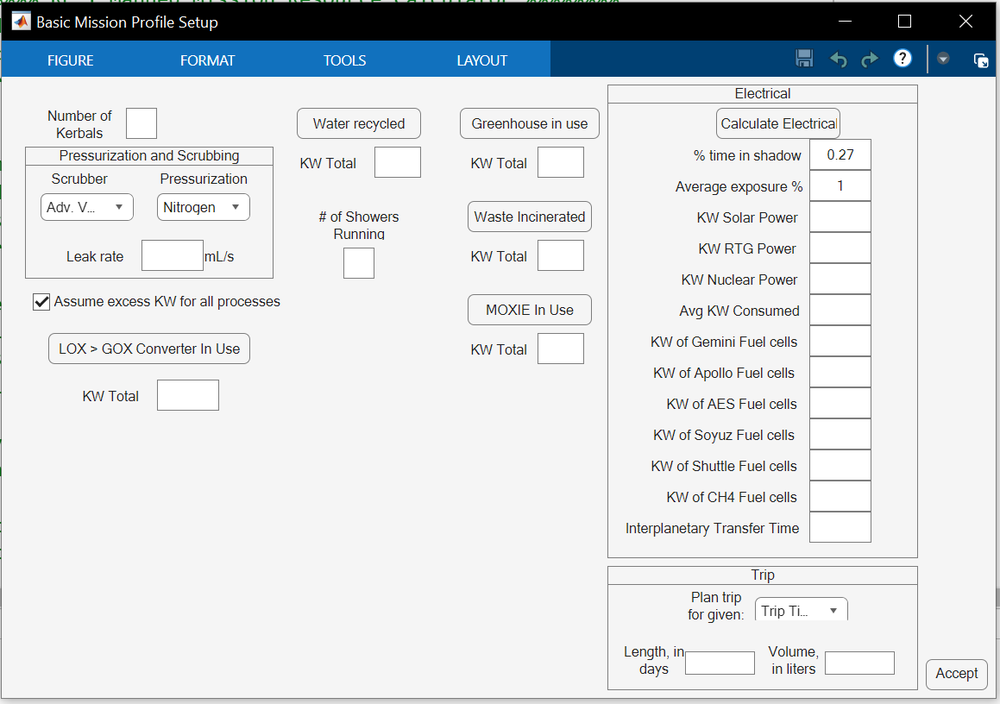
#> input picture Code Samples/Images/KSP GUI.png, 1000 x 704 px, shrunk from 1159 x 816 before the run; its folder holds only this picture in this run
$ python -i image_cropping_and_transparency.py   (imports and definitions only)
#> lines starting #> are read from the running program, lines starting #| are printed output that depends on the picture; after the words box and inside, x2 and y2 are one past the last pixel; in counts of white or black regions, pixels touching at a corner belong together
from PIL import Image
import cv2
import numpy as np
import os

# set directory path in the following line
path = 'L:\\Lab_Members\\Jordan_Langford\\Master\'s Thesis\\Figures\\Raw Images'
# [1 line not run here, left out]

# [1 line that did not run here, left out]

# Define a function to check if a file is an image
def image_file_finder(filename):
    valid_extensions = ['.png', '.jpg', '.jpeg', '.bmp', '.tif']
    return any(filename.lower().endswith(ext) for ext in valid_extensions)

# Function to process an image and save with a transparent background
def process_image(filename):
#> called with filename = 'Images/KSP GUI.png'
    img = cv2.imread(os.path.join(os.getcwd(), filename), cv2.IMREAD_UNCHANGED)
#> img is the input picture: shape (704, 1000, 3); mean B, G, R 222.2, 219, 215
    img = cv2.cvtColor(img, cv2.COLOR_BGRA2RGBA)
#> img: shape (704, 1000, 4)
    img = cv2.cvtColor(img, cv2.COLOR_BGRA2RGBA)

    # Create a mask for flood-filling
    h, w = img.shape[:2]
#> h = 704; w = 1000
    mask = np.zeros((h+2, w+2), np.uint8)  # Mask needs to be 2 pixels larger

    # Use only BGR channels for flood fill
    floodfill_img = img[:, :, :3].copy()
    cv2.floodFill(floodfill_img, mask, (0, 0), (0, 0, 0), loDiff=(1,1,1), upDiff=(1,1,1), flags=cv2.FLOODFILL_MASK_ONLY)

    # Create the final transparency mask
    transparent_mask = mask[1:-1, 1:-1]  # Remove extra padding

    # Apply the transparency mask to the original image
    img[:, :, 3] = np.where(transparent_mask == 1, 0, img[:, :, 3])
#> img: shape (704, 1000, 4); mean B, G, R, A 222.2, 219, 215, 255

    # Convert to Pillow image for cropping
    img_pil = Image.fromarray(cv2.cvtColor(img, cv2.COLOR_BGRA2RGBA))

    # Get the alpha channel (transparency mask)
    alpha = img_pil.split()[3]
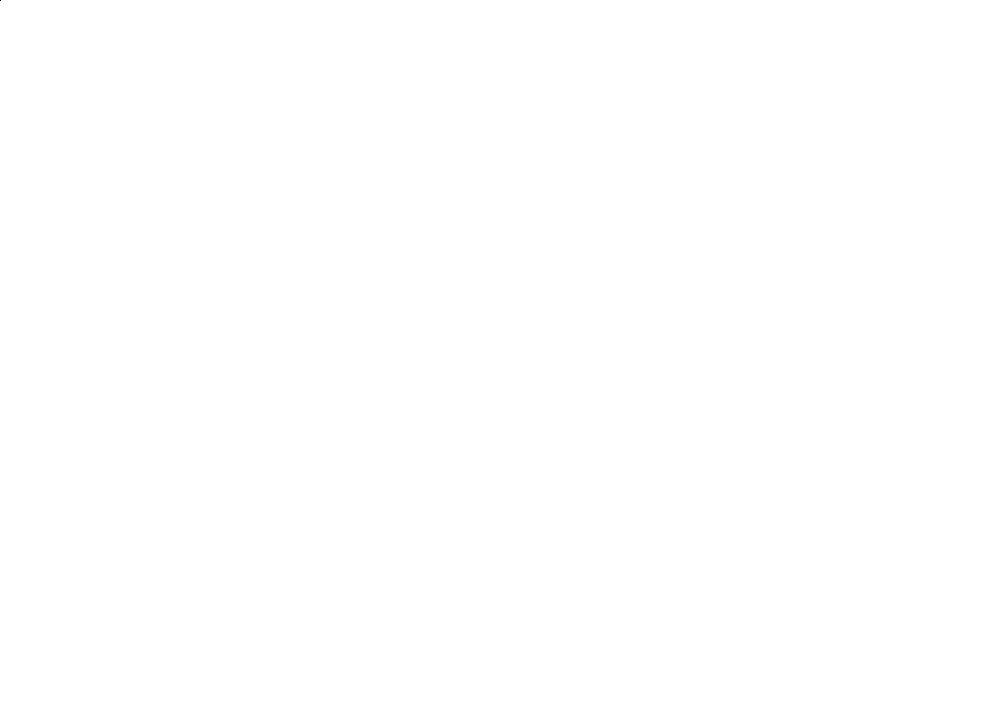
#> alpha: PIL image 1000x704 L; 100% white; black in thin lines or dots, all inside (x1, y1, x2, y2) = (0, 0, 1, 1)

    # Get bounding box of non-transparent areas
    bbox = alpha.getbbox()
#> bbox = (0, 0, 1000, 704)

    if bbox:
        # Crop the image using the bounding box
        img_cropped = img_pil.crop(bbox)

        # Save the cropped image
        output_filename = os.path.join(os.getcwd(), filename)
        img_cropped.save(output_filename)

# Filter directory_list to only include image files
# [1 line that did not run here, left out]

# Process all images in directory_list
# [1 line not run here, left out]

>>> result = process_image('Images/KSP GUI.png')
